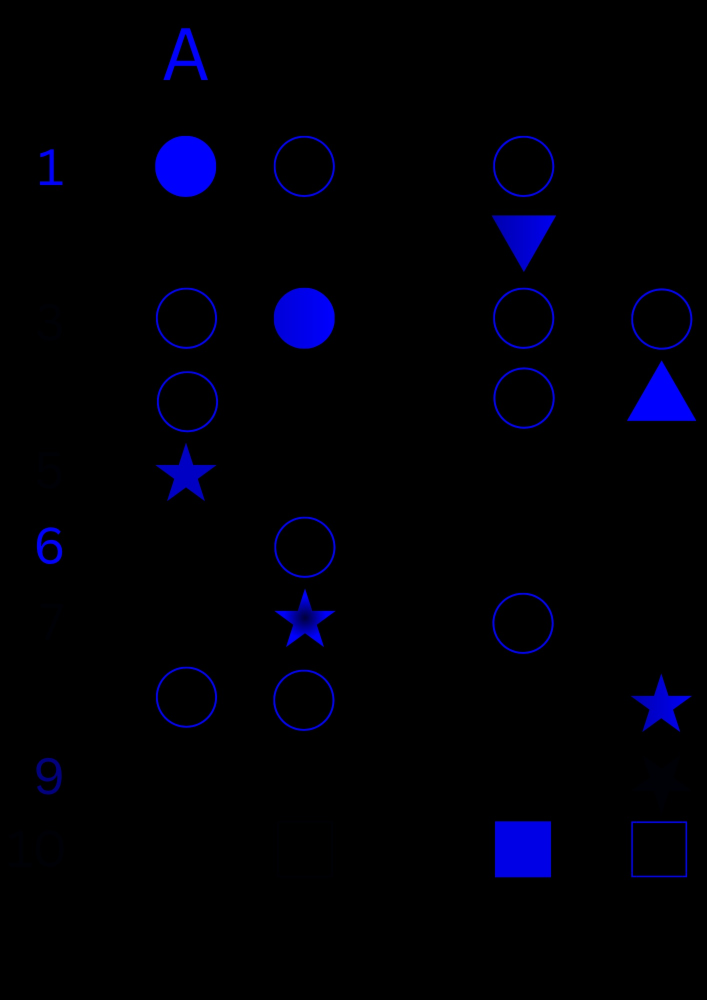
#> input picture Bhaskar (1).jpg, 1414 x 2000 px (shown at 1/2 size)
$ python aptitude2.py
#> lines starting #> are read from the running program, lines starting #| are printed output that depends on the picture; after the words box and inside, x2 and y2 are one past the last pixel; in counts of white or black regions, pixels touching at a corner belong together
import cv2 as cv
import numpy as np

def resize_scale(frame, scale):
    width = int(frame.shape[1] * scale)
    height = int(frame.shape[0] * scale)
    return cv.resize(frame, (width, height), interpolation=cv.INTER_AREA)

def is_filled_white(contour, gray_img, min_mean=200):
    mask = np.zeros(gray_img.shape, dtype=np.uint8)
    cv.drawContours(mask, [contour], -1, 255, -1)
    inside = gray_img[mask == 255]
    if len(inside) == 0:
        return False
    mean_val = np.mean(inside)
    return mean_val > min_mean

def get_column(x):
    if x < 150:
        return 'A'
    elif x < 250:
        return 'B'
    elif x < 400:
        return 'C'
    else:
        return 'D'

def get_row(y):
    if y < 100:
        return '1'
    elif y < 150:
        return '2'
    elif y < 190:
        return '3'
    elif y < 230:
        return '4'
    elif y < 270:
        return '5'
    elif y < 300:
        return '6'
    elif y < 350:
        return '7'
    elif y < 380:
        return '8'
    elif y < 400:
        return '9'
    else:
        return '10'


img1 = cv.imread('Bhaskar (1).jpg')
#> img1 is the input picture: shape (2000, 1414, 3); mean B, G, R 7.4, 0.1, 0.1
img2 = cv.imread('Ganshyam (1).jpg')
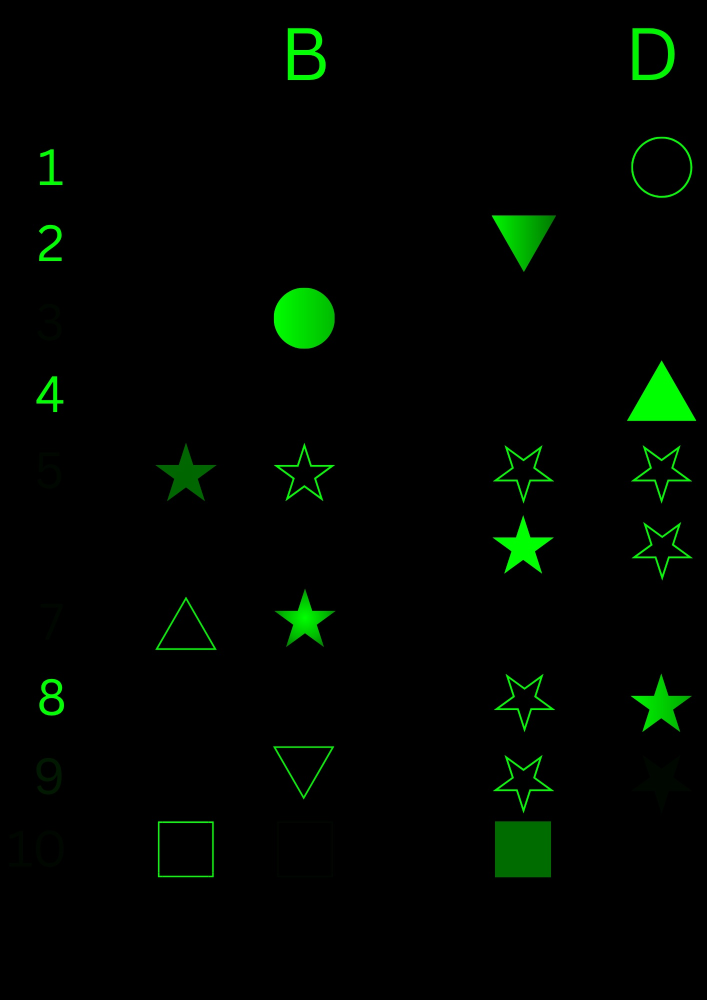
#> input picture Ganshyam (1).jpg, 1414 x 2000 px (shown at 1/2 size)
#> img2 is the input picture: shape (2000, 1414, 3); mean B, G, R 0.3, 6.3, 0.2
img3 = cv.imread('Raghav (1).jpg')
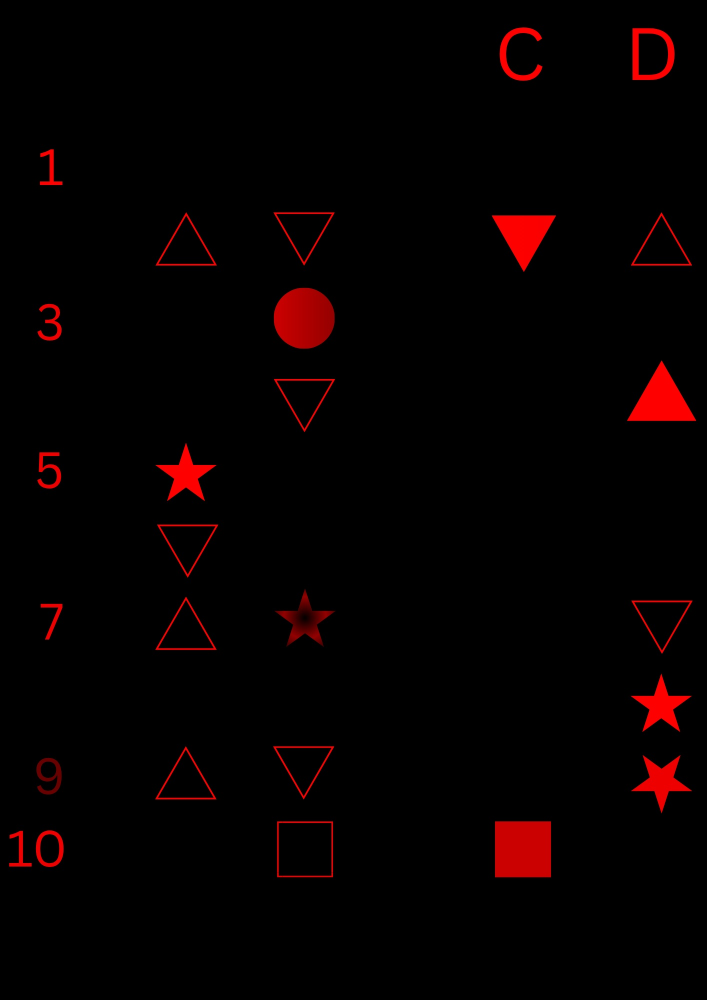
#> input picture Raghav (1).jpg, 1414 x 2000 px (shown at 1/2 size)
#> img3 is the input picture: shape (2000, 1414, 3); mean B, G, R 0.2, 0.1, 6.7

gray1 = cv.cvtColor(img1, cv.COLOR_BGR2GRAY)
gray2 = cv.cvtColor(img2, cv.COLOR_BGR2GRAY)
gray3 = cv.cvtColor(img3, cv.COLOR_BGR2GRAY)

gray1 = cv.resize(gray1, (500, 500))
#> gray1: shape (500, 500)
gray2 = cv.resize(gray2, (500, 500))
#> gray2: shape (500, 500)
gray3 = cv.resize(gray3, (500, 500))
#> gray3: shape (500, 500)

bright1 = cv.convertScaleAbs(gray1, alpha=2.5, beta=50)
bright3 = cv.convertScaleAbs(gray3, alpha=1.0, beta=50)
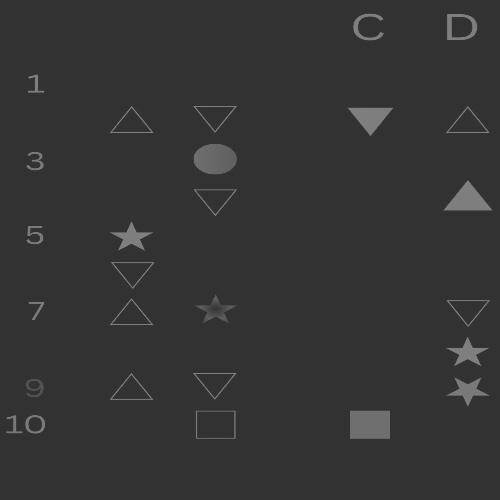
#> bright3: shape (500, 500); min 50, max 129, mean 52.1

merged = cv.merge([bright1, gray2, bright3])
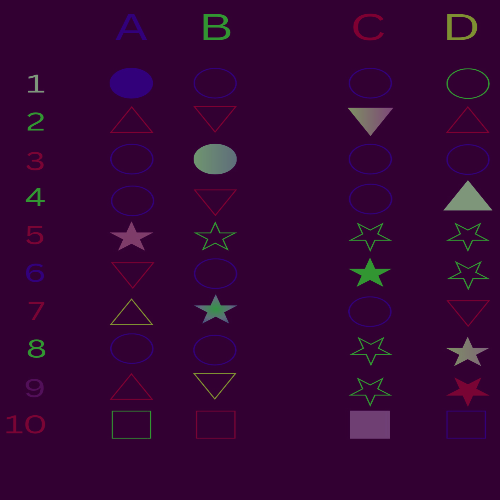
#> merged: shape (500, 500, 3); mean of channels 0, 1, 2 52.2, 3.8, 52.1; drawn as B, G, R

final_img = cv.cvtColor(merged, cv.COLOR_BGR2GRAY)

blurred = cv.GaussianBlur(final_img, (5, 5), 1)
_, thresh = cv.threshold(blurred, 28, 255, cv.THRESH_BINARY)
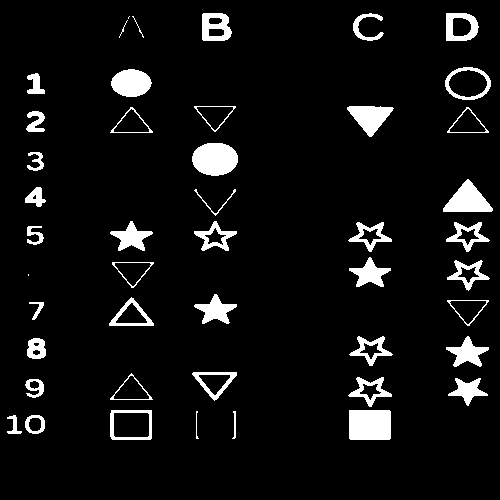
#> thresh: shape (500, 500); 6.7% white; 46 white regions (2 under 20 px)
cv.imshow("Threshold", thresh)

contours, _ = cv.findContours(thresh, cv.RETR_EXTERNAL, cv.CHAIN_APPROX_NONE)
#> contours = 46 contours, 5 with area under 20; largest, box (x1, y1, x2, y2) and area: (349, 410, 391, 440) 1188, (110, 410, 152, 440) 1183, (192, 143, 238, 176) 1154, (445, 67, 491, 100) 1143, (443, 179, 493, 212) 882
output = cv.cvtColor(final_img.copy(), cv.COLOR_GRAY2BGR)

for cnt in contours:
    x, y, w, h = cv.boundingRect(cnt)
    if x > 50 and y > 50:
        area = cv.contourArea(cnt)
        if area > 300 and is_filled_white(cnt, thresh):
            cx, cy = x + w // 2, y + h // 2
            col = get_column(cx)
            row = get_row(cy)
            print(f"{row}{col}")
            cv.drawContours(thresh, [cnt], -1, (0, 255, 0), 2)
            cv.putText(output, f"{row}{col}", (x, y - 5),
                       cv.FONT_HERSHEY_SIMPLEX, 0.5, (0, 0, 255), 1)
#> this loop made 46 passes
#> (x, y, w, h, area, mean_val in is_filled_white, cx, cy) on passes 5, 8, 13, 18, 22, 27, 30, 32, 36, 39: (349, 410, 42, 30, 1187.5, 255, 370, 425), (448, 378, 40, 28, 423, 255, 468, 392), (446, 336, 43, 31, 541.5, 255, 467, 351), (194, 294, 43, 30, 538.5, 255, 215, 309), (349, 257, 42, 30, 522, 255, 370, 272), (110, 221, 43, 30, 527, 255, 131, 236), (443, 179, 50, 33, 882.5, 255, 468, 195), (192, 143, 46, 33, 1154, 255, 215, 159), (347, 106, 47, 31, 758.5, 255, 370, 121), (111, 69, 41, 28, 827.5, 255, 131, 83)
#> (x, y, w, h, area, mean_val in is_filled_white) on passes 6, 9, 10, 11, 14, 16: (110, 410, 42, 30, 1183, 84.52), (348, 377, 44, 30, 541, 189.6), (110, 373, 43, 27, 556, 58.26), (192, 372, 45, 29, 682, 133.6), (349, 336, 44, 30, 530, 191.2), (447, 300, 42, 26, 553.5, 57.28)
#| 10C
#| 9D
#| 8D
#| 7B
#| 6C
#| 5A
#| 4D
#| 3B
#> (further printed lines are left out)
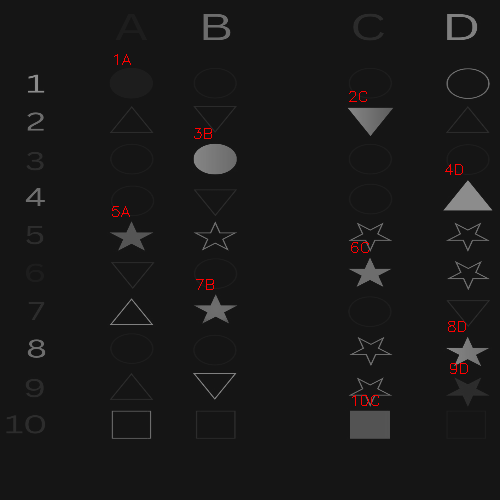
#> output: shape (500, 500, 3); mean B, G, R 24, 24, 24.6
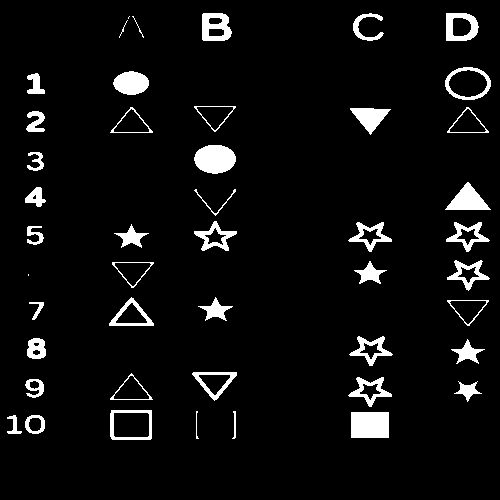
#> thresh: shape (500, 500); 5.6% white; 46 white regions (2 under 20 px), largest, box (x1, y1, x2, y2) and area: (351, 412, 389, 438) 988, (194, 145, 236, 174) 953, (445, 182, 491, 210) 673

cv.imshow("Detected Filled Shapes", output)

cv.waitKey(0)
cv.destroyAllWindows()
